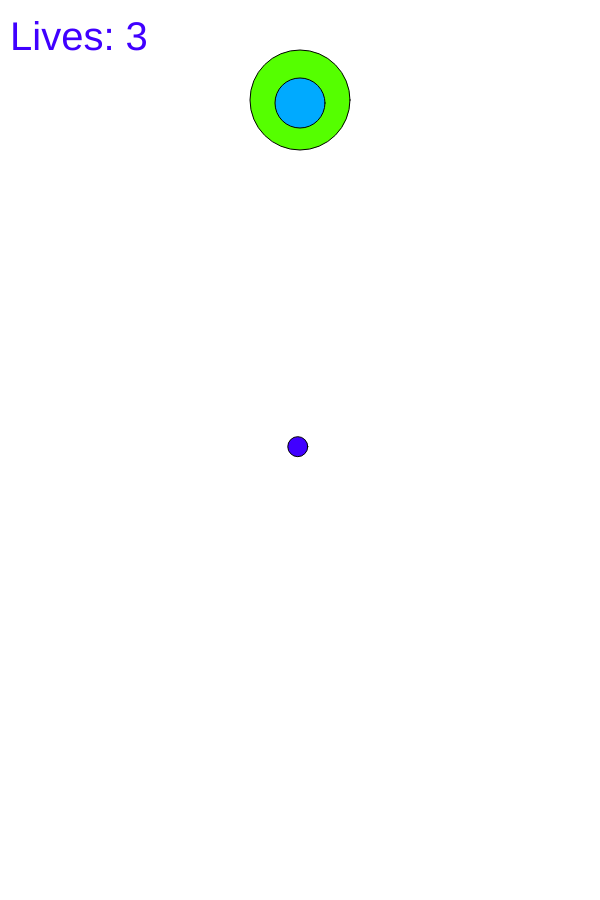
Frame 1 (no input)
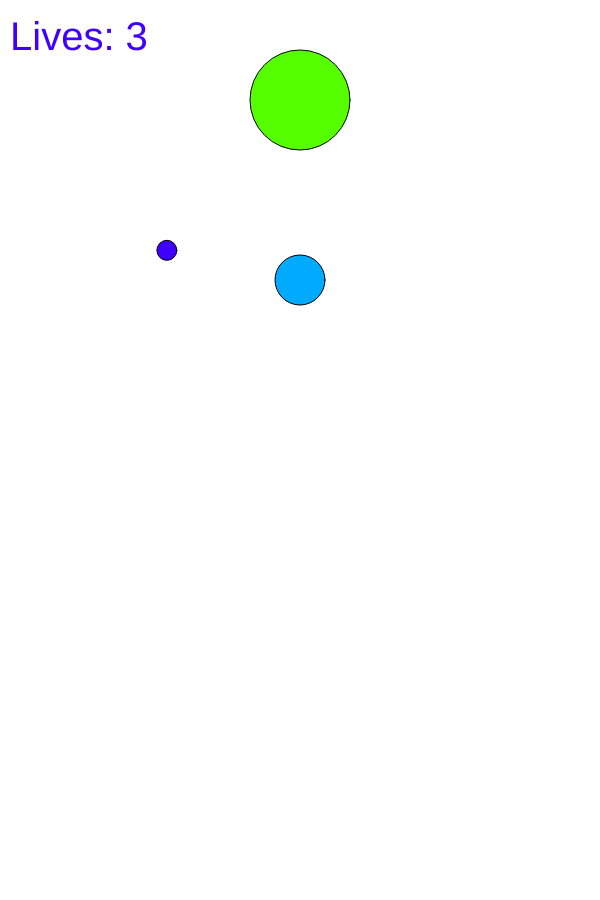
Frame 60 (no input)
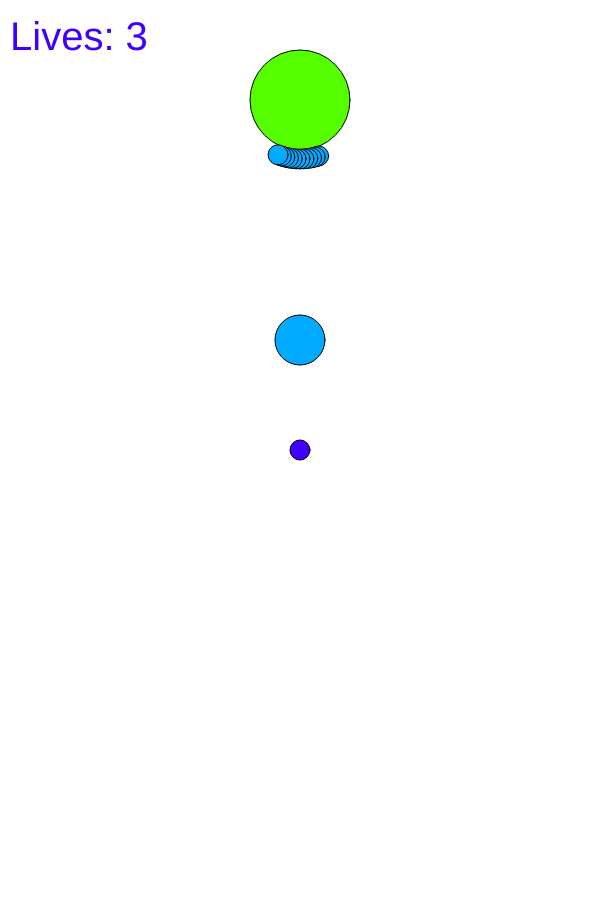
Frame 120 (the mouse pressed at the canvas centre since frame 60)

The p5.js sketch that drew these frames (run headless with seeded random() and noise() and a simulated clock; from frame 60 on, the mouse is pressed at the canvas centre):

// p5.js sketch
// ── sketch.js
let player;
let bullets = [];
let enemy;
let timer;
let patternCD = false;

function setup() {
  createCanvas(600, 900);
  colorMode(HSB);
  timer = millis();
  
  player = new Player()
  enemy = new Enemy(100, createVector(width/2, 100), 2, 4000)

  bullets.push(new Bullet(50, createVector(enemy.pos.x, enemy.pos.y), createVector(player.pos.x - enemy.pos.x, player.pos.y - enemy.pos.y), 3));
}

function draw() {
  background(220);
  player.updatePlayerPosition();
  
  enemy.show();
  for(let bullet of bullets){
    bullet.updateBulletPosition();
    bullet.show();
  }
  player.show();
  
  if((millis() - timer >= 1000) && !patternCD){
    enemy.pattern1();
    print("done");
    console.log(bullets);
    patternCD = true;
    timer = millis();
  }
  
  if((millis() - timer >= 4000) && patternCD){
    patternCD = false;
    timer = millis();
  }
}

class Player {
  constructor(){
    this.vel = createVector(0, 0);
    this.pos = createVector(width / 2, height / 2);
    this.size = 20;
    this.focusedVel = createVector(0, 0);
    this.lives = 3;
    this.isInvuln = false;
    this.timer = 0;
  }
  
  clone(){
    return new Player();
  }
  
  updatePlayerPosition() {
    let mouseVec = createVector(mouseX, mouseY);
    let dir = p5.Vector.sub(mouseVec, this.pos);
    dir.setMag(4);
    let prevPosX = this.pos.x;
    let prevPosY = this.pos.y;
  
    this.pos.add(dir);
  
    if((prevPosX < mouseX && this.pos.x > mouseX) || (prevPosX > mouseX && this.pos.x < mouseX)){
      this.pos.x = mouseX;
    }
    if((prevPosY < mouseY && this.pos.y > mouseY) || (prevPosY > mouseY && this.pos.y < mouseY)){
      this.pos.y = mouseY;
    }
    
    this.checkForBullet();
    
    if(millis() - this.timer >= 1000){
      this.isInvuln = false;
    }
  }
  
  checkForBullet(){
    for(let bullet of bullets){
      if(!this.isInvuln && (dist(this.pos.x, this.pos.y, bullet.pos.x, bullet.pos.y) <= (this.size + bullet.size)/4)){
        this.lives--;
        this.isInvuln = true;
        this.timer = millis();
      }
    }
  }
  
  show(){
    fill(255,100,100);
    circle(this.pos.x, this.pos.y, this.size);
    textSize(40);
    text("Lives: " + this.lives, 10, 50);
  }
}

class Enemy {
  constructor(size, pos, speed, health){
    this.size = size;
    this.pos = pos;
    this.speed = speed;
    this.health = health;
  }
  
  pattern1(){
    for(let i = 0; i < 12; i++){
      bullets.push(new Bullet(20, createVector(this.pos.x, this.pos.y), createVector(width/2-i*(width/10), height), 3))
    }
    print("done2")
    console.log(bullets)
  }
  
  show(){
    fill(100,255,100);
    circle(this.pos.x, this.pos.y, this.size)
  }
}

class Bullet {
  constructor(size, pos, vel, speed){
    this.size = size;
    this.pos = pos;
    this.vel = vel;
    this.speed = speed;
  }
  
  updateBulletPosition(){
    this.vel.setMag(this.speed);
    if(mouseIsPressed){
      this.vel.setMag(1);
    }
    
    this.pos.add(this.vel);
  }
  
  show(){
    fill(200,100,100);
    circle(this.pos.x, this.pos.y, this.size);
  }
}
